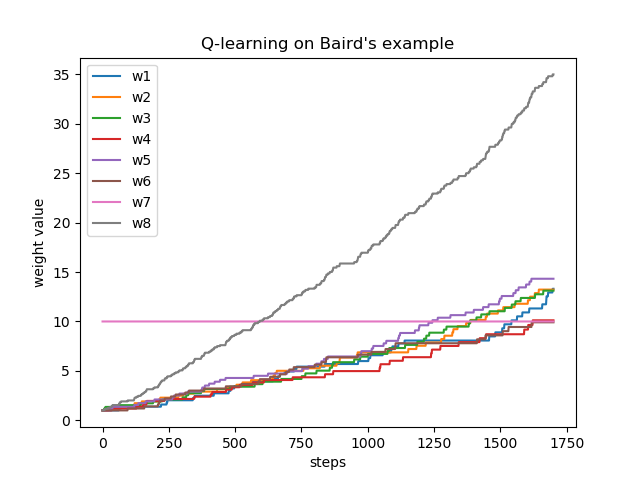

The Python source for this figure:
import random
import numpy as np
from matplotlib import pyplot as plt
from copy import deepcopy


class BairdsExample:
  x = np.array([
      [2, 0, 0, 0, 0, 0, 0, 1],
      [0, 2, 0, 0, 0, 0, 0, 1],
      [0, 0, 2, 0, 0, 0, 0, 1],
      [0, 0, 0, 2, 0, 0, 0, 1],
      [0, 0, 0, 0, 2, 0, 0, 1],
      [0, 0, 0, 0, 0, 2, 0, 1],
      [0, 0, 0, 0, 0, 0, 1, 2],
  ])

  def __init__(self):
    self.state = 6

  def step(self, action):
    if action:
      self.state = 6
    else:
      self.state = random.randint(0, 5)

  def get_feature(self):
    return self.x[self.state]


class SemiGradQLearningAgent:
  def __init__(self):
    self.w = np.array([1.0, 1, 1, 1, 1, 1, 10, 1])
    self.gamma = 0.99
    self.alpha = 0.01
    self.results = []

  def step(self, env):
    action = random.random() < 1/7
    if action:
      # We do updates only if we chose a solid action.
      old_features = env.get_feature()
      env.step(action)
      new_features = env.get_feature()
      self.w += (self.alpha * self.gamma
                 * (np.dot(new_features, self.w)
                    - np.dot(old_features, self.w))
                 * old_features)
    else:
      env.step(action)
      self.results.append(deepcopy(self.w))


if __name__ == '__main__':
  NUM_STEPS = 2000
  env = BairdsExample()
  agent = SemiGradQLearningAgent()
  for i in range(NUM_STEPS):
    agent.step(env)
  plt.plot(agent.results)
  plt.xlabel('steps')
  plt.ylabel('weight value')
  plt.legend([f'w{i}' for i in range(1, 9)])
  plt.title("Q-learning on Baird's example")
  plt.savefig('q_learning_bairds.png')
